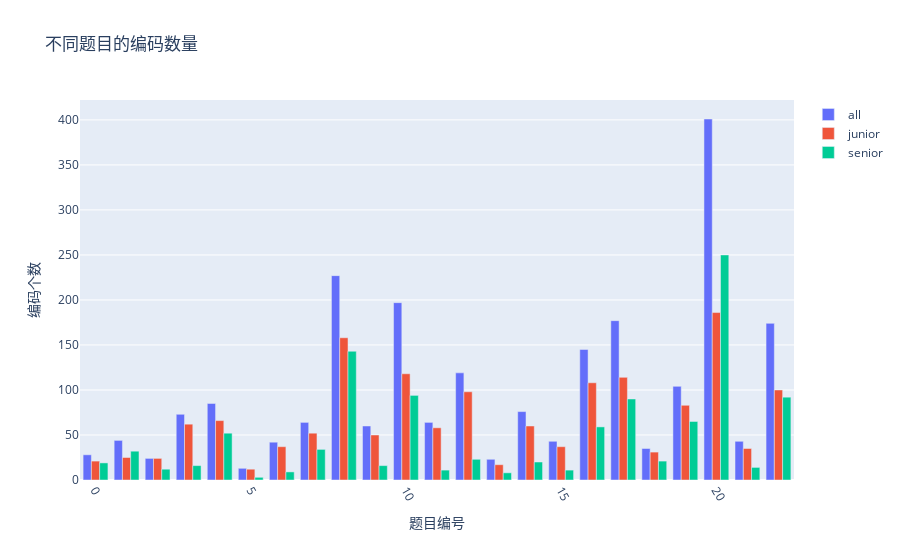

The code cell stored with this chart in its notebook:
### Code cell
data1 = go.Bar(x = list(range(data_entity.problem_num)), y = [len(group) for group in data_entity.addition_list], name = 'all')
data2 = go.Bar(x = list(range(data_entity_junior.problem_num)), y = [len(group) for group in data_entity_junior.addition_list], name = 'junior') 
data3 = go.Bar(x = list(range(data_entity_senior.problem_num)), y = [len(group) for group in data_entity_senior.addition_list], name = 'senior') 



layout={"title": "不同题目的编码数量", 
       "xaxis_title": "题目编号",
       "yaxis_title": "编码个数",
       # x轴坐标倾斜60度
       "xaxis": {"tickangle": 60}
      }
fig = go.Figure(data=[data1, data2, data3],layout=layout)
plot(fig,filename="./plot/plot_problem.html",auto_open=False,image='png',image_height=800,image_width=1500)
offline.iplot(fig)

### Figure 1 — Plotly figure (JSON) as saved in the notebook; plotly's stock layout.template omitted (floating-point values rounded to 4 significant figures)
{"data": [{"name": "all", "type": "bar", "x": [0, 1, 2, 3, 4, 5, 6, 7, 8, 9, 10, 11, 12, 13, 14, 15, 16, 17, 18, 19, 20, 21, 22], "y": [28, 44, 24, 73, 85, 13, 42, 64, 227, 60, 197, 64, 119, 23, 76, 43, 145, 177, 35, 104, 401, 43, 174]}, {"name": "junior", "type": "bar", "x": [0, 1, 2, 3, 4, 5, 6, 7, 8, 9, 10, 11, 12, 13, 14, 15, 16, 17, 18, 19, 20, 21, 22], "y": [21, 25, 24, 62, 66, 12, 37, 52, 158, 50, 118, 58, 98, 17, 60, 37, 108, 114, 31, 83, 186, 35, 100]}, {"name": "senior", "type": "bar", "x": [0, 1, 2, 3, 4, 5, 6, 7, 8, 9, 10, 11, 12, 13, 14, 15, 16, 17, 18, 19, 20, 21, 22], "y": [19, 32, 12, 16, 52, 3, 9, 34, 143, 16, 94, 11, 23, 8, 20, 11, 59, 90, 21, 65, 250, 14, 92]}], "layout": {"title": {"text": "不同题目的编码数量"}, "xaxis": {"tickangle": 60, "title": {"text": "题目编号"}}, "yaxis": {"title": {"text": "编码个数"}}}}
